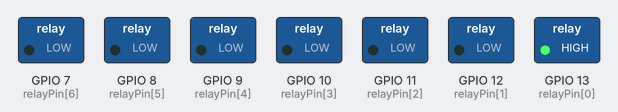
This program was run on a simulated Raspberry Pi (BCM pin numbers). Parts: switched loads named in the program (green lamp = pin HIGH).

Above: at 0.1 s.
At 3.1 s:
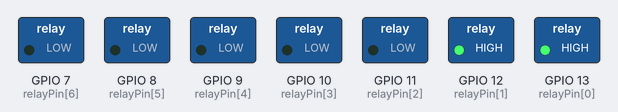
At 6.1 s:
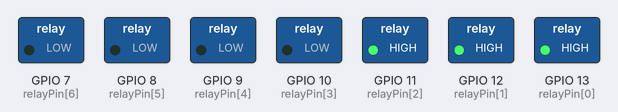
At 12.1 s:
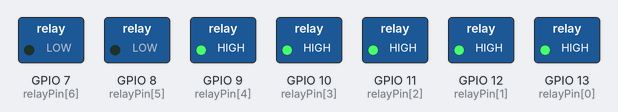
At 18.1 s:
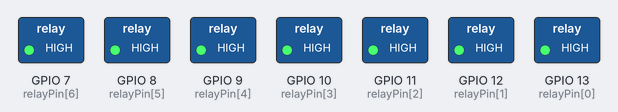
At 37.1 s:
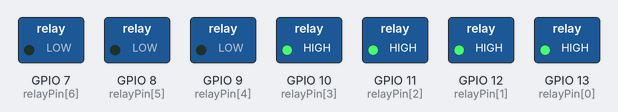
Timing chart, 0 to 38.6 s (numbered marks = the images above):
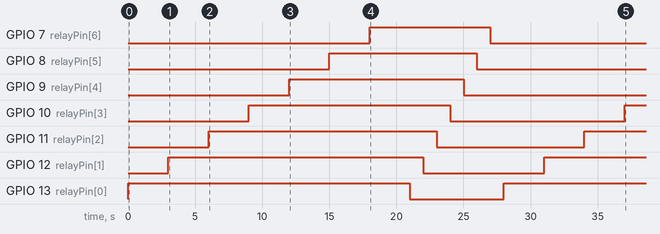

Measured:
- by itself, GPIO 7 (relayPin[6]): LOW → HIGH at 18.0 s, → LOW 9.0 s later
- by itself, GPIO 8 (relayPin[5]): LOW → HIGH at 15.0 s, → LOW 11.0 s later
- by itself, GPIO 9 (relayPin[4]): LOW → HIGH at 12.0 s, → LOW 13.0 s later
- by itself, GPIO 10 (relayPin[3]): LOW → HIGH at 9.0 s, → LOW 15.0 s later, → HIGH 13.0 s later
- by itself, GPIO 11 (relayPin[2]): LOW → HIGH at 6.0 s, → LOW 17.0 s later, → HIGH 11.0 s later
- by itself, GPIO 12 (relayPin[1]): LOW → HIGH at 3.0 s, → LOW 19.0 s later, → HIGH 9.0 s later
- by itself, GPIO 13 (relayPin[0]): LOW → HIGH at 0.00 s, → LOW 21.0 s later, → HIGH 7.0 s later

The program:

Relay_7forAll.py
```python
import RPi.GPIO as GPIO
import time

relayPin = [13,12,11,10,9,8,7]

GPIO.setmode(GPIO.BCM)
for i in range(0,7):
    GPIO.setup(relayPin[i], GPIO.OUT)

while True:
    for i in range(0,7):
        GPIO.output(relayPin[i],True)
        time.sleep(3)

    for i in range(0,7):
        GPIO.output(relayPin[i],False)
        time.sleep(1)
```
